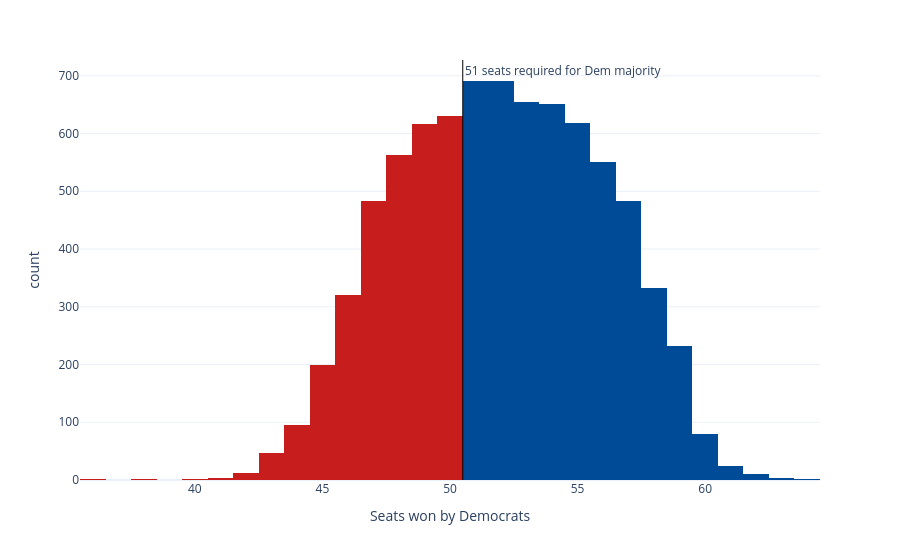

This figure's notebook cell:
### Code cell
sims_hist = px.histogram(seat_sims, x='seats', nbins=np.unique(seat_sims['seats']).shape[0]*2, color='winner',
                         color_discrete_map={'Democrats': '#004b97', 'Republicans': '#c71e1d'},
                         labels={'seats':'Seats won by Democrats', 'winner': 'Winner'}, template='plotly_white')
sims_hist.update_traces(showlegend=False)
sims_hist.add_vline(x=50.5, line_width=1, line_color='black', annotation_text='51 seats required for Dem majority', 
                    annotation_position='top right')
sims_hist

### Figure 1 — Plotly figure (JSON) as saved in the notebook; plotly's stock layout.template omitted (floating-point values rounded to 4 significant figures; data arrays with more than 128 entries replaced by an {"elided": "..."} marker saying what was removed)
{"data": [{"bingroup": "x", "hovertemplate": "Winner=Democrats<br>Seats won by Democrats=%{x}<br>count=%{y}<extra></extra>", "legendgroup": "Democrats", "marker": {"color": "#004b97", "pattern": {"shape": ""}}, "name": "Democrats", "nbinsx": 54, "orientation": "v", "showlegend": false, "type": "histogram", "x": {"elided": "5026 int values"}, "xaxis": "x", "yaxis": "y"}, {"bingroup": "x", "hovertemplate": "Winner=Republicans<br>Seats won by Democrats=%{x}<br>count=%{y}<extra></extra>", "legendgroup": "Republicans", "marker": {"color": "#c71e1d", "pattern": {"shape": ""}}, "name": "Republicans", "nbinsx": 54, "orientation": "v", "showlegend": false, "type": "histogram", "x": {"elided": "2974 int values"}, "xaxis": "x", "yaxis": "y"}], "layout": {"annotations": [{"showarrow": false, "text": "51 seats required for Dem majority", "x": 50.5, "xanchor": "left", "xref": "x", "y": 1, "yanchor": "top", "yref": "y domain"}], "barmode": "relative", "legend": {"title": {"text": "Winner"}, "tracegroupgap": 0}, "margin": {"t": 60}, "shapes": [{"line": {"color": "black", "width": 1}, "type": "line", "x0": 50.5, "x1": 50.5, "xref": "x", "y0": 0, "y1": 1, "yref": "y domain"}], "xaxis": {"anchor": "y", "domain": [0, 1], "title": {"text": "Seats won by Democrats"}}, "yaxis": {"anchor": "x", "domain": [0, 1], "title": {"text": "count"}}}}
